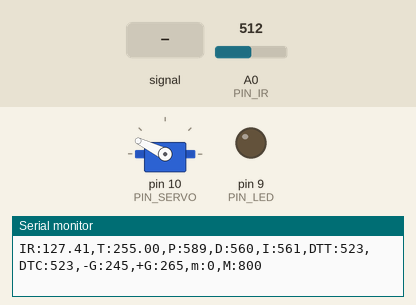
This sketch was run on a simulated Arduino Uno, built with avr-gcc and run on an emulated ATmega328P. On the bench: servo, output pins drawn as LEDs (lit = HIGH), the last lines printed to the serial monitor. The test bench sets the inputs (shaded band); at power-on: A0 (PIN_IR) = 512.

Above: at 1.6 s.
1.7 s: A0 (PIN_IR) set to 716
At 3.5 s:
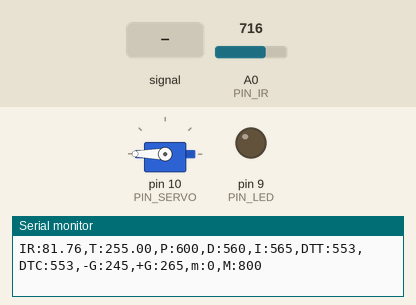
4.0 s: A0 (PIN_IR) set to 245
At 6.2 s:
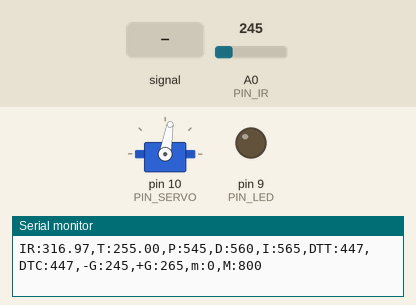
7.0 s: A0 (PIN_IR) set to 306
At 7.8 s:
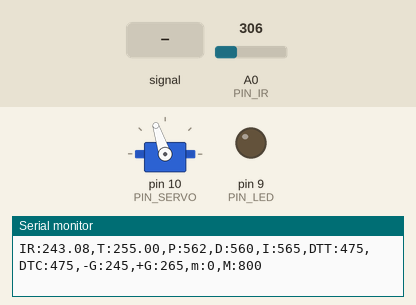
10.0 s: A0 (PIN_IR) fed a 200 Hz sine of ±81 counts around its level
13.0 s: A0 (PIN_IR) fed a 2 Hz sine of ±306 counts around its level
At 14.7 s:
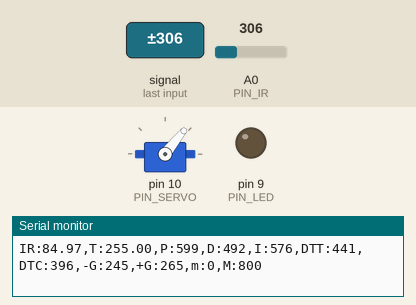
16.0 s: A0 (PIN_IR) fed a 1000 Hz sine of ±255 counts around its level
Timing chart, 0 to 20.0 s (numbered marks = the images above; inputs shaded):
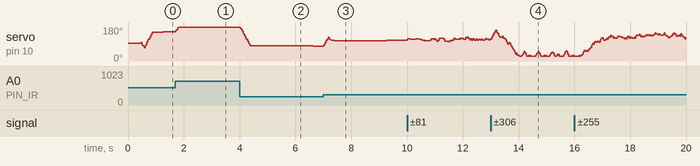

The sketch:

PIDControl.ino
```cpp
#include <Servo.h>

/////////////////////////////
// Configurable parameters //
/////////////////////////////

// Arduino pin assignment
#define PIN_LED 9 // [3110] 9번핀 LED 연결
#define PIN_SERVO 10 // [3110] 10번핀 서보 연결
#define PIN_IR A0 //[3104] 적외선 거리센서 PIN - Analog0 정의

// Framework setting
#define _DIST_TARGET 255 //[3104] 탁구공을 위치 시킬 목표
#define _DIST_MIN 100 //[3117] 거리 최소값
#define _DIST_MAX 450 //[3117] 거리 최대값

// Distance sensor
#define _DIST_ALPHA 0.3  //[3099] EMA 필터링을 위한 alpha 값
               // [3108] 0~1 사이의 값
#define SEQ_SIZE 14
#define SAMPLE_SIZE 50
#define ERROR_NUM 10

// Servo range
#define _DUTY_MIN 800     //[3100] 최저 서보 위치
#define _DUTY_NEU 1500 //[3100] 중립 서보 위치
#define _DUTY_MAX 2450     //[3100] 최대 서보 위치


// Servo speed control
#define _SERVO_ANGLE 30.0
#define _SERVO_SPEED 100.0

// Event periods
#define _INTERVAL_DIST 20 //[3099] 각 event 사이에 지정한 시간 간격
#define _INTERVAL_SERVO 20
#define _INTERVAL_SERIAL 100

// personal best : 4.7 0.005 175


// PID parameters
#define _KP 4.7  //0.0028
#define _KI 0.005
#define _KD 177.5

//////////////////////
// global variables //
//////////////////////

// Servo instance
Servo myservo;

// Distance sensor
float dist_target; // location to send the ball
float dist_raw, dist_ema; //[1928] 측정된 값과 ema 필터를 적용한 값
float dist_sample[SAMPLE_SIZE];
// sensor values
float x[SEQ_SIZE] = {70.95, 91.93, 117.92, 137.06, 157.88, 171.98, 193.68, 211.40, 233.07, 252.89, 273.69, 293.09, 312.82, 327.44};
// real values
float y[SEQ_SIZE] = {100, 125, 150, 175, 200, 225, 250, 275, 300, 325, 350, 375, 400, 425};

// Event periods
unsigned long last_sampling_time_dist, last_sampling_time_servo, last_sampling_time_serial;
//[3104] 각 event의 진행 시간 저장 변수
bool event_dist, event_servo, event_serial;
//[3104] 각 event의 시간체크를 위한 변수 (ex_20초 주기 >> 0초(True,시작), 10초(False), 20초(True))

// Servo speed control
int duty_chg_per_interval; // [3116] 주기 당 서보 duty값 변화량
int duty_target, duty_curr; //[1928] 목표 위치와 현재 위치

// PID variables
float error_curr, error_prev, control, pterm, dterm, iterm;

//error_curr: 현재 측정값과 목표값의 차이
//error_prev: 직전에 구한 차이로, P제어에서는 사용하지 않을 것임
//control: PID제어의 결과로 얻은 제어값
//pterm: Proportional term, 현재 상태의 error값으로부터 얻은 Proportional gain을 저장하는 변수
// [3099]

void setup() {
// initialize GPIO pins for LED and attach servo
myservo.attach(PIN_SERVO); // attach servo
pinMode(PIN_LED,OUTPUT); // initialize GPIO pins

// initialize global variables
event_dist = event_servo = event_serial = false;
dist_target = _DIST_TARGET;
error_prev = error_curr = 0;
iterm = 0;

// move servo to neutral position
myservo.writeMicroseconds(_DUTY_NEU);
duty_curr = _DUTY_NEU;
delay(450);
// initialize serial port
Serial.begin(57600);

// convert angle speed into duty change per interval.
  duty_chg_per_interval = (_DUTY_MAX - _DUTY_MIN) * (_SERVO_SPEED / (_SERVO_ANGLE * 2) ) * (_INTERVAL_SERVO / 1000.0);
}


void loop() {
/////////////////////
// Event generator //
/////////////////////

unsigned long time_curr = millis();
if(time_curr >= last_sampling_time_dist + _INTERVAL_DIST){
    last_sampling_time_dist += _INTERVAL_DIST;
    event_dist = true;
}

if(time_curr >= last_sampling_time_servo + _INTERVAL_SERVO ){
    last_sampling_time_servo += _INTERVAL_SERVO;
    event_servo = true;
}

if(time_curr >= last_sampling_time_serial + _INTERVAL_SERIAL ){
    last_sampling_time_serial += _INTERVAL_SERIAL;
    event_serial = true;
}

////////////////////
// Event handlers //
////////////////////

  if(event_dist) {
    event_dist = false;
  // get a distance reading from the distance sensor
    dist_raw = ir_distance_filtered();
    // [3099] dist_ema?

  // PID control logic
    error_curr = dist_target - dist_ema;
    pterm = _KP * error_curr;
    iterm += _KI * error_curr;
    if(error_prev == 0.0)
      dterm = 0;
    else
      dterm = _KD * (error_curr - error_prev);
    control = pterm + iterm + dterm;

    error_prev = error_curr;

  // duty_target = f(duty_neutral, control)
  //duty_target = ((control>0)?(_DUTY_MAX - _DUTY_NEU)*_SERVO_ANGLE / 180.0:(_DUTY_NEU - _DUTY_MIN) * _SERVO_ANGLE / 180.0) * control;

  duty_target = _DUTY_NEU + control * ((control>0)?(_DUTY_MAX - _DUTY_NEU):(_DUTY_NEU - _DUTY_MIN)) / (_DUTY_MAX - _DUTY_NEU);
  // keep duty_target value within the range of [_DUTY_MIN, _DUTY_MAX]
    if(duty_target > _DUTY_MAX){
      duty_target = _DUTY_MAX;
    }
    else if(duty_target < _DUTY_MIN){
      duty_target = _DUTY_MIN;
    }
    // [3099]
  }

  if(event_servo) {
    event_servo=false;
    // adjust duty_curr toward duty_target by duty_chg_per_interval
    if(duty_target>duty_curr) {
      duty_curr += duty_chg_per_interval;
      if(duty_curr > duty_target) duty_curr = duty_target;
    }
    else {
      duty_curr -= duty_chg_per_interval;
      if(duty_curr < duty_target) duty_curr = duty_target;
    }
    // update servo position
     myservo.writeMicroseconds(duty_curr);
  }

  if(event_serial) {
    event_serial = false; //[3117] // 이거 맞나요? // 저도 이렇게 했어요
    Serial.print("IR:");
    Serial.print(dist_raw);
    Serial.print(",T:");
    Serial.print(dist_target);
    Serial.print(",P:");
    Serial.print(map(pterm,-1000,1000,510,610));
    Serial.print(",D:");
    Serial.print(map(dterm,-1000,1000,510,610));
    Serial.print(",I:");
    Serial.print(map(iterm,-1000,1000,510,610));
    Serial.print(",DTT:");
    Serial.print(map(duty_target,1000,2000,410,510));
    Serial.print(",DTC:");
    Serial.print(map(duty_curr,1000,2000,410,510));
    Serial.println(",-G:245,+G:265,m:0,M:800");
  }
}

float ir_distance_filtered(void){ // return value unit: mm
  int i, j, k;
  float value, sum = 0;

  // get samples in a ascending order array
  for(i=0; i< SAMPLE_SIZE; i++){
    value = ir_distance_sequence();
    for(j=0; j<i; j++){
      if(dist_sample[j] > value)
        break;
    }
    for(k=i; k > j; k--){
      dist_sample[k] = dist_sample[k - 1];
    }
    dist_sample[j] = value;
  }

  // skip ERROR_NUM: inspired by #ir_filter_김태완
  for(i=ERROR_NUM; i<SAMPLE_SIZE - ERROR_NUM; i++){
    sum += dist_sample[i];
  }
  dist_raw = sum / (SAMPLE_SIZE - 2 * ERROR_NUM);

  dist_ema = _DIST_ALPHA * (sum / (SAMPLE_SIZE - 2 * ERROR_NUM)) + (1 - _DIST_ALPHA) * dist_ema;
  return dist_ema;
}

float ir_distance_sequence(void){
  int i;
  float value, real_value;
  float volt = float(analogRead(PIN_IR));
  value = ((6762.0/(volt-9.0))-4.0) * 10.0;

  /*
  for(i=0; i<SEQ_SIZE; i++){
    if(value >= x[i]){
      real_value = (y[i+1] - y[i]) / (x[i+1] - x[i] ) * (value - x[i]) + y[i];
      break;
    }
  }
  if(i==SEQ_SIZE) real_value = _DIST_TARGET;
  */

  int s = 0, e = SEQ_SIZE - 1, m;

  // binary search
  while(s <= e){
    m = (s + e) / 2;
    if(value < x[m]){
      e = m - 1;
    }
    else if(value > x[m+1]){
      s = m + 1;
    }
    else{
      break;
    }
  }
  // out of sequence range: set value to neutral position
  // 센서 전원 Off 시, 센서 분리시 등
  if(s > e){
    if(s == 0) real_value = _DIST_MIN;
    else if(e == SEQ_SIZE -1) real_value = _DIST_MAX;
    else real_value = _DIST_TARGET;
  }
  real_value = (y[m+1] - y[m]) / (x[m+1] - x[m] ) * (value - x[m]) + y[m];

  // calculate real values

  return real_value;
}


// [3099] 구간별 센서값 보정 코드 구현
```
